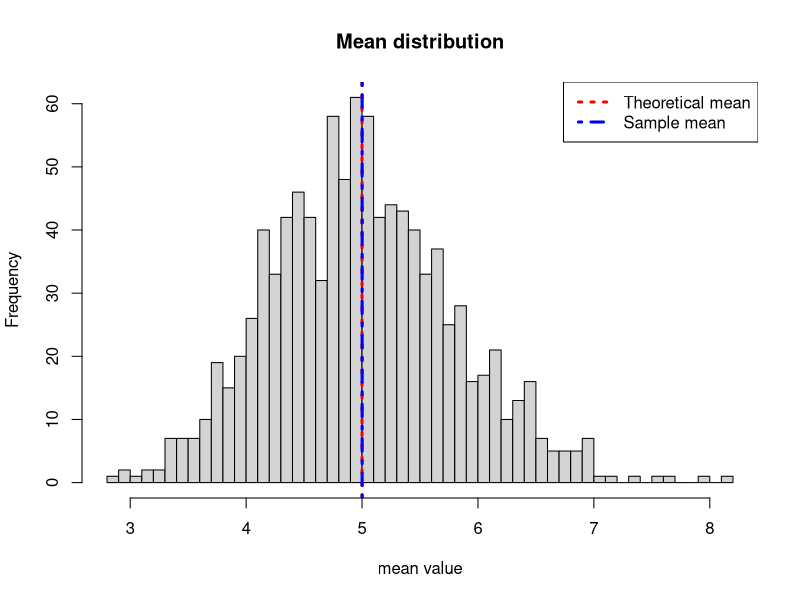
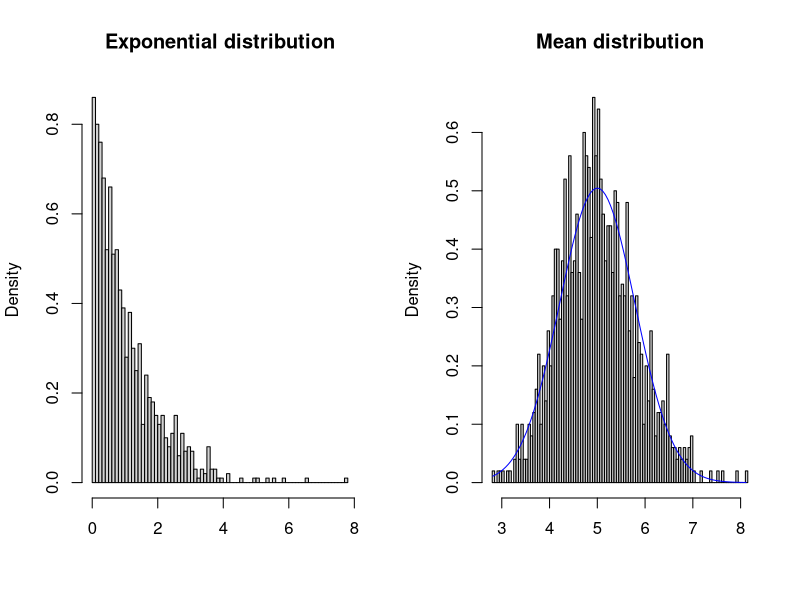
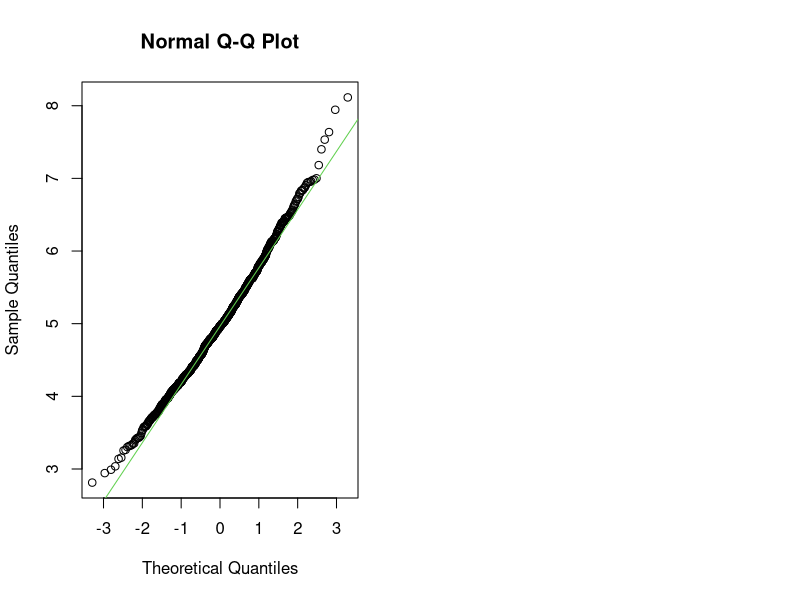

The R script that drew these images, in order:
## ---- chunk 1
knitr::opts_chunk$set(echo = TRUE)
## ---- chunk 2
lambda <- 0.2
mean <- 1/lambda 
sd <- 1/lambda
n <- 40
iter <- 1000
set.seed(43)
matrix <- matrix(rexp(n * iter, lambda),iter, n)
## ---- chunk 3
sample_means <- apply(matrix,1,mean)
## ---- chunk 4
1/lambda
## ---- chunk 5
mean(sample_means)
## ---- chunk 6
exp_mean <- 1/lambda
sample_mean <- mean(sample_means)
hist(sample_means, breaks=50, main = "Mean distribution", xlab = "mean value")
abline(v=exp_mean, col="red", lwd = 3, lty = 3)
abline(v=sample_mean, col="blue", lwd = 3, lty = 4)
legend("topright", c("Theoretical mean", "Sample mean"), col=c("red", "blue"), lwd=3, lty = c(3,4))
## ---- chunk 7
mean_sample_var <- var(sample_means)
## ---- chunk 8
theo_sd <- (1/lambda)/sqrt(n)
theorical_var <- theo_sd^2
## ---- chunk 9
data.frame("Variance"=c(mean_sample_var, theorical_var), row.names = c("Sample Variance","Theoretical variance"))
## ---- chunk 10
par(mfrow=c(1,2))
hist(rexp(1000),breaks = 100, prob = T, main = "Exponential distribution", xlab = "")
hist(sample_means, prob = TRUE, breaks = 100, main = "Mean distribution", xlab = "")
x <- seq(min(sample_means), max(sample_means), length = 100)
y <- dnorm(x, mean = 1/lambda, sd = (1/lambda/sqrt(n)))
lines(x, y, pch = 30, col = "blue")
## ---- chunk 11
qqnorm(sample_means, main ="Normal Q-Q Plot")
qqline(sample_means, col = "3")
